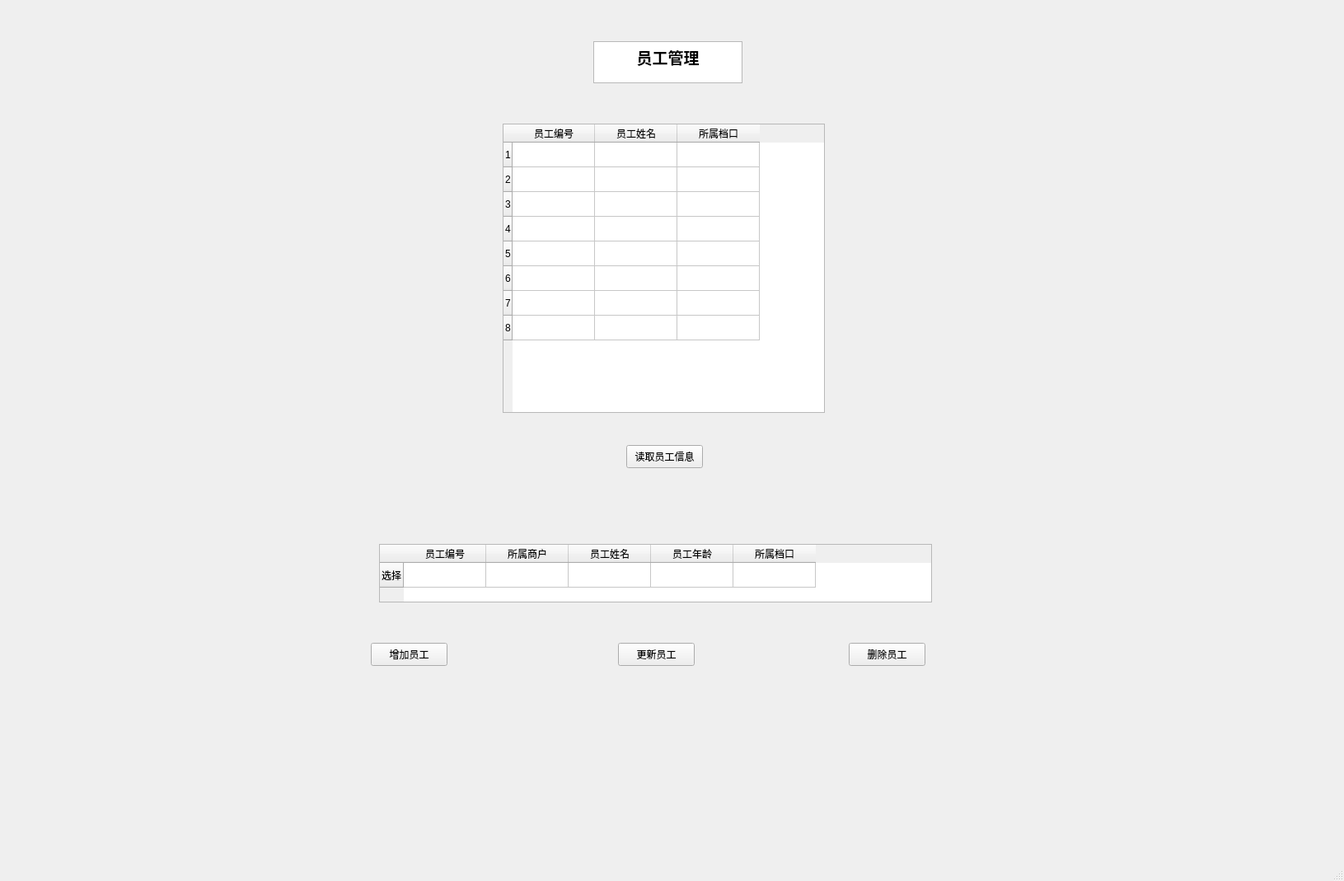
<?xml version="1.0" encoding="UTF-8"?>
<ui version="4.0">
 <class>MainWindow</class>
 <widget class="QMainWindow" name="MainWindow">
  <property name="geometry">
   <rect>
    <x>0</x>
    <y>0</y>
    <width>1631</width>
    <height>1069</height>
   </rect>
  </property>
  <property name="windowTitle">
   <string>MainWindow</string>
  </property>
  <widget class="QWidget" name="centralwidget">
   <widget class="QPushButton" name="pushButton">
    <property name="geometry">
     <rect>
      <x>760</x>
      <y>540</y>
      <width>93</width>
      <height>28</height>
     </rect>
    </property>
    <property name="text">
     <string>读取员工信息</string>
    </property>
   </widget>
   <widget class="QPushButton" name="pushButton_2">
    <property name="geometry">
     <rect>
      <x>450</x>
      <y>780</y>
      <width>93</width>
      <height>28</height>
     </rect>
    </property>
    <property name="text">
     <string>增加员工</string>
    </property>
   </widget>
   <widget class="QPushButton" name="pushButton_3">
    <property name="geometry">
     <rect>
      <x>750</x>
      <y>780</y>
      <width>93</width>
      <height>28</height>
     </rect>
    </property>
    <property name="text">
     <string>更新员工</string>
    </property>
   </widget>
   <widget class="QPushButton" name="pushButton_4">
    <property name="geometry">
     <rect>
      <x>1030</x>
      <y>780</y>
      <width>93</width>
      <height>28</height>
     </rect>
    </property>
    <property name="text">
     <string>删除员工</string>
    </property>
   </widget>
   <widget class="QTableWidget" name="tableWidget">
    <property name="geometry">
     <rect>
      <x>610</x>
      <y>150</y>
      <width>391</width>
      <height>351</height>
     </rect>
    </property>
    <row>
     <property name="text">
      <string>1</string>
     </property>
    </row>
    <row>
     <property name="text">
      <string>2</string>
     </property>
    </row>
    <row>
     <property name="text">
      <string>3</string>
     </property>
    </row>
    <row>
     <property name="text">
      <string>4</string>
     </property>
    </row>
    <row>
     <property name="text">
      <string>5</string>
     </property>
    </row>
    <row>
     <property name="text">
      <string>6</string>
     </property>
    </row>
    <row>
     <property name="text">
      <string>7</string>
     </property>
    </row>
    <row>
     <property name="text">
      <string>8</string>
     </property>
    </row>
    <column>
     <property name="text">
      <string>员工编号</string>
     </property>
    </column>
    <column>
     <property name="text">
      <string>员工姓名</string>
     </property>
    </column>
    <column>
     <property name="text">
      <string>所属档口</string>
     </property>
    </column>
   </widget>
   <widget class="QTableWidget" name="tableWidget_2">
    <property name="geometry">
     <rect>
      <x>460</x>
      <y>660</y>
      <width>671</width>
      <height>71</height>
     </rect>
    </property>
    <row>
     <property name="text">
      <string>选择</string>
     </property>
    </row>
    <column>
     <property name="text">
      <string>员工编号</string>
     </property>
    </column>
    <column>
     <property name="text">
      <string>所属商户</string>
     </property>
    </column>
    <column>
     <property name="text">
      <string>员工姓名</string>
     </property>
    </column>
    <column>
     <property name="text">
      <string>员工年龄</string>
     </property>
    </column>
    <column>
     <property name="text">
      <string>所属档口</string>
     </property>
    </column>
   </widget>
   <widget class="QTextEdit" name="textEdit">
    <property name="geometry">
     <rect>
      <x>720</x>
      <y>50</y>
      <width>181</width>
      <height>51</height>
     </rect>
    </property>
    <property name="html">
     <string>&lt;!DOCTYPE HTML PUBLIC &quot;-//W3C//DTD HTML 4.0//EN&quot; &quot;http://www.w3.org/TR/REC-html40/strict.dtd&quot;&gt;
&lt;html&gt;&lt;head&gt;&lt;meta name=&quot;qrichtext&quot; content=&quot;1&quot; /&gt;&lt;style type=&quot;text/css&quot;&gt;
p, li { white-space: pre-wrap; }
&lt;/style&gt;&lt;/head&gt;&lt;body style=&quot; font-family:'SimSun'; font-size:9pt; font-weight:400; font-style:normal;&quot;&gt;
&lt;p align=&quot;center&quot; style=&quot; margin-top:0px; margin-bottom:0px; margin-left:0px; margin-right:0px; -qt-block-indent:0; text-indent:0px;&quot;&gt;&lt;span style=&quot; font-size:14pt; font-weight:600;&quot;&gt;员工管理&lt;/span&gt;&lt;/p&gt;&lt;/body&gt;&lt;/html&gt;</string>
    </property>
   </widget>
  </widget>
  <widget class="QMenuBar" name="menubar">
   <property name="geometry">
    <rect>
     <x>0</x>
     <y>0</y>
     <width>1631</width>
     <height>26</height>
    </rect>
   </property>
  </widget>
  <widget class="QStatusBar" name="statusbar"/>
 </widget>
 <resources/>
 <connections/>
</ui>
